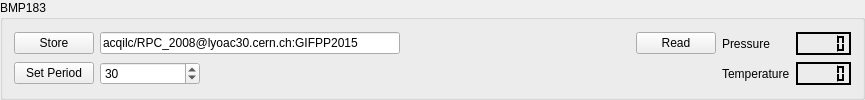
         <widget class="QGroupBox" name="groupBox_9">
          <property name="title">
           <string>BMP183</string>
          </property>
          <layout class="QGridLayout" name="gridLayout_6">
           <item row="0" column="0">
            <widget class="QPushButton" name="pbBMP183Store">
             <property name="text">
              <string>Store</string>
             </property>
            </widget>
           </item>
           <item row="0" column="1" colspan="2">
            <widget class="QLineEdit" name="leBMP183account">
             <property name="minimumSize">
              <size>
               <width>300</width>
               <height>0</height>
              </size>
             </property>
             <property name="text">
              <string>acqilc/RPC_2008@lyoac30.cern.ch:GIFPP2015</string>
             </property>
            </widget>
           </item>
           <item row="0" column="3">
            <spacer name="horizontalSpacer">
             <property name="orientation">
              <enum>Qt::Horizontal</enum>
             </property>
             <property name="sizeHint" stdset="0">
              <size>
               <width>224</width>
               <height>20</height>
              </size>
             </property>
            </spacer>
           </item>
           <item row="0" column="4">
            <widget class="QPushButton" name="pbBMP183Read">
             <property name="text">
              <string>Read</string>
             </property>
            </widget>
           </item>
           <item row="0" column="5">
            <widget class="QLabel" name="label_4">
             <property name="text">
              <string>Pressure</string>
             </property>
            </widget>
           </item>
           <item row="0" column="6">
            <widget class="QLCDNumber" name="lcdBMP183Pressure">
             <property name="palette">
              <palette>
               <active>
                <colorrole role="WindowText">
                 <brush brushstyle="SolidPattern">
                  <color alpha="255">
                   <red>255</red>
                   <green>255</green>
                   <blue>255</blue>
                  </color>
                 </brush>
                </colorrole>
                <colorrole role="Button">
                 <brush brushstyle="SolidPattern">
                  <color alpha="255">
                   <red>0</red>
                   <green>0</green>
                   <blue>0</blue>
                  </color>
                 </brush>
                </colorrole>
                <colorrole role="Light">
                 <brush brushstyle="SolidPattern">
                  <color alpha="255">
                   <red>0</red>
                   <green>0</green>
                   <blue>0</blue>
                  </color>
                 </brush>
                </colorrole>
                <colorrole role="Midlight">
                 <brush brushstyle="SolidPattern">
                  <color alpha="255">
                   <red>0</red>
                   <green>0</green>
                   <blue>0</blue>
                  </color>
                 </brush>
                </colorrole>
                <colorrole role="Dark">
                 <brush brushstyle="SolidPattern">
                  <color alpha="255">
                   <red>0</red>
                   <green>0</green>
                   <blue>0</blue>
                  </color>
                 </brush>
                </colorrole>
                <colorrole role="Mid">
                 <brush brushstyle="SolidPattern">
                  <color alpha="255">
                   <red>0</red>
                   <green>0</green>
                   <blue>0</blue>
                  </color>
                 </brush>
                </colorrole>
                <colorrole role="Text">
                 <brush brushstyle="SolidPattern">
                  <color alpha="255">
                   <red>255</red>
                   <green>255</green>
                   <blue>255</blue>
                  </color>
                 </brush>
                </colorrole>
                <colorrole role="BrightText">
                 <brush brushstyle="SolidPattern">
                  <color alpha="255">
                   <red>0</red>
                   <green>0</green>
                   <blue>0</blue>
                  </color>
                 </brush>
                </colorrole>
                <colorrole role="ButtonText">
                 <brush brushstyle="SolidPattern">
                  <color alpha="255">
                   <red>255</red>
                   <green>255</green>
                   <blue>255</blue>
                  </color>
                 </brush>
                </colorrole>
                <colorrole role="Base">
                 <brush brushstyle="SolidPattern">
                  <color alpha="255">
                   <red>0</red>
                   <green>0</green>
                   <blue>0</blue>
                  </color>
                 </brush>
                </colorrole>
                <colorrole role="Window">
                 <brush brushstyle="SolidPattern">
                  <color alpha="255">
                   <red>0</red>
                   <green>0</green>
                   <blue>0</blue>
                  </color>
                 </brush>
                </colorrole>
                <colorrole role="Shadow">
                 <brush brushstyle="SolidPattern">
                  <color alpha="255">
                   <red>0</red>
                   <green>0</green>
                   <blue>0</blue>
                  </color>
                 </brush>
                </colorrole>
                <colorrole role="AlternateBase">
                 <brush brushstyle="SolidPattern">
                  <color alpha="255">
                   <red>0</red>
                   <green>0</green>
                   <blue>0</blue>
                  </color>
                 </brush>
                </colorrole>
                <colorrole role="ToolTipBase">
                 <brush brushstyle="SolidPattern">
                  <color alpha="255">
                   <red>255</red>
                   <green>255</green>
                   <blue>220</blue>
                  </color>
                 </brush>
                </colorrole>
                <colorrole role="ToolTipText">
                 <brush brushstyle="SolidPattern">
                  <color alpha="255">
                   <red>0</red>
                   <green>0</green>
                   <blue>0</blue>
                  </color>
                 </brush>
                </colorrole>
               </active>
               <inactive>
                <colorrole role="WindowText">
                 <brush brushstyle="SolidPattern">
                  <color alpha="255">
                   <red>255</red>
                   <green>255</green>
                   <blue>255</blue>
                  </color>
                 </brush>
                </colorrole>
                <colorrole role="Button">
                 <brush brushstyle="SolidPattern">
                  <color alpha="255">
                   <red>0</red>
                   <green>0</green>
                   <blue>0</blue>
                  </color>
                 </brush>
                </colorrole>
                <colorrole role="Light">
                 <brush brushstyle="SolidPattern">
                  <color alpha="255">
                   <red>0</red>
                   <green>0</green>
                   <blue>0</blue>
                  </color>
                 </brush>
                </colorrole>
                <colorrole role="Midlight">
                 <brush brushstyle="SolidPattern">
                  <color alpha="255">
                   <red>0</red>
                   <green>0</green>
                   <blue>0</blue>
                  </color>
                 </brush>
                </colorrole>
                <colorrole role="Dark">
                 <brush brushstyle="SolidPattern">
                  <color alpha="255">
                   <red>0</red>
                   <green>0</green>
                   <blue>0</blue>
                  </color>
                 </brush>
                </colorrole>
                <colorrole role="Mid">
                 <brush brushstyle="SolidPattern">
                  <color alpha="255">
                   <red>0</red>
                   <green>0</green>
                   <blue>0</blue>
                  </color>
                 </brush>
                </colorrole>
                <colorrole role="Text">
                 <brush brushstyle="SolidPattern">
                  <color alpha="255">
                   <red>255</red>
                   <green>255</green>
                   <blue>255</blue>
                  </color>
                 </brush>
                </colorrole>
                <colorrole role="BrightText">
                 <brush brushstyle="SolidPattern">
                  <color alpha="255">
                   <red>0</red>
                   <green>0</green>
                   <blue>0</blue>
                  </color>
                 </brush>
                </colorrole>
                <colorrole role="ButtonText">
                 <brush brushstyle="SolidPattern">
                  <color alpha="255">
                   <red>255</red>
                   <green>255</green>
                   <blue>255</blue>
                  </color>
                 </brush>
                </colorrole>
                <colorrole role="Base">
                 <brush brushstyle="SolidPattern">
                  <color alpha="255">
                   <red>0</red>
                   <green>0</green>
                   <blue>0</blue>
                  </color>
                 </brush>
                </colorrole>
                <colorrole role="Window">
                 <brush brushstyle="SolidPattern">
                  <color alpha="255">
                   <red>0</red>
                   <green>0</green>
                   <blue>0</blue>
                  </color>
                 </brush>
                </colorrole>
                <colorrole role="Shadow">
                 <brush brushstyle="SolidPattern">
                  <color alpha="255">
                   <red>0</red>
                   <green>0</green>
                   <blue>0</blue>
                  </color>
                 </brush>
                </colorrole>
                <colorrole role="AlternateBase">
                 <brush brushstyle="SolidPattern">
                  <color alpha="255">
                   <red>0</red>
                   <green>0</green>
                   <blue>0</blue>
                  </color>
                 </brush>
                </colorrole>
                <colorrole role="ToolTipBase">
                 <brush brushstyle="SolidPattern">
                  <color alpha="255">
                   <red>255</red>
                   <green>255</green>
                   <blue>220</blue>
                  </color>
                 </brush>
                </colorrole>
                <colorrole role="ToolTipText">
                 <brush brushstyle="SolidPattern">
                  <color alpha="255">
                   <red>0</red>
                   <green>0</green>
                   <blue>0</blue>
                  </color>
                 </brush>
                </colorrole>
               </inactive>
               <disabled>
                <colorrole role="WindowText">
                 <brush brushstyle="SolidPattern">
                  <color alpha="255">
                   <red>0</red>
                   <green>0</green>
                   <blue>0</blue>
                  </color>
                 </brush>
                </colorrole>
                <colorrole role="Button">
                 <brush brushstyle="SolidPattern">
                  <color alpha="255">
                   <red>0</red>
                   <green>0</green>
                   <blue>0</blue>
                  </color>
                 </brush>
                </colorrole>
                <colorrole role="Light">
                 <brush brushstyle="SolidPattern">
                  <color alpha="255">
                   <red>0</red>
                   <green>0</green>
                   <blue>0</blue>
                  </color>
                 </brush>
                </colorrole>
                <colorrole role="Midlight">
                 <brush brushstyle="SolidPattern">
                  <color alpha="255">
                   <red>0</red>
                   <green>0</green>
                   <blue>0</blue>
                  </color>
                 </brush>
                </colorrole>
                <colorrole role="Dark">
                 <brush brushstyle="SolidPattern">
                  <color alpha="255">
                   <red>0</red>
                   <green>0</green>
                   <blue>0</blue>
                  </color>
                 </brush>
                </colorrole>
                <colorrole role="Mid">
                 <brush brushstyle="SolidPattern">
                  <color alpha="255">
                   <red>0</red>
                   <green>0</green>
                   <blue>0</blue>
                  </color>
                 </brush>
                </colorrole>
                <colorrole role="Text">
                 <brush brushstyle="SolidPattern">
                  <color alpha="255">
                   <red>0</red>
                   <green>0</green>
                   <blue>0</blue>
                  </color>
                 </brush>
                </colorrole>
                <colorrole role="BrightText">
                 <brush brushstyle="SolidPattern">
                  <color alpha="255">
                   <red>0</red>
                   <green>0</green>
                   <blue>0</blue>
                  </color>
                 </brush>
                </colorrole>
                <colorrole role="ButtonText">
                 <brush brushstyle="SolidPattern">
                  <color alpha="255">
                   <red>0</red>
                   <green>0</green>
                   <blue>0</blue>
                  </color>
                 </brush>
                </colorrole>
                <colorrole role="Base">
                 <brush brushstyle="SolidPattern">
                  <color alpha="255">
                   <red>0</red>
                   <green>0</green>
                   <blue>0</blue>
                  </color>
                 </brush>
                </colorrole>
                <colorrole role="Window">
                 <brush brushstyle="SolidPattern">
                  <color alpha="255">
                   <red>0</red>
                   <green>0</green>
                   <blue>0</blue>
                  </color>
                 </brush>
                </colorrole>
                <colorrole role="Shadow">
                 <brush brushstyle="SolidPattern">
                  <color alpha="255">
                   <red>0</red>
                   <green>0</green>
                   <blue>0</blue>
                  </color>
                 </brush>
                </colorrole>
                <colorrole role="AlternateBase">
                 <brush brushstyle="SolidPattern">
                  <color alpha="255">
                   <red>0</red>
                   <green>0</green>
                   <blue>0</blue>
                  </color>
                 </brush>
                </colorrole>
                <colorrole role="ToolTipBase">
                 <brush brushstyle="SolidPattern">
                  <color alpha="255">
                   <red>255</red>
                   <green>255</green>
                   <blue>220</blue>
                  </color>
                 </brush>
                </colorrole>
                <colorrole role="ToolTipText">
                 <brush brushstyle="SolidPattern">
                  <color alpha="255">
                   <red>0</red>
                   <green>0</green>
                   <blue>0</blue>
                  </color>
                 </brush>
                </colorrole>
               </disabled>
              </palette>
             </property>
             <property name="smallDecimalPoint">
              <bool>true</bool>
             </property>
            </widget>
           </item>
           <item row="1" column="0">
            <widget class="QPushButton" name="pbBMP183SetPeriod">
             <property name="text">
              <string>Set Period</string>
             </property>
            </widget>
           </item>
           <item row="1" column="1">
            <widget class="QSpinBox" name="sbBMP183Period">
             <property name="maximumSize">
              <size>
               <width>100</width>
               <height>16777215</height>
              </size>
             </property>
             <property name="minimum">
              <number>1</number>
             </property>
             <property name="maximum">
              <number>3600</number>
             </property>
             <property name="value">
              <number>30</number>
             </property>
            </widget>
           </item>
           <item row="1" column="2" colspan="2">
            <spacer name="horizontalSpacer_3">
             <property name="orientation">
              <enum>Qt::Horizontal</enum>
             </property>
             <property name="sizeHint" stdset="0">
              <size>
               <width>424</width>
               <height>20</height>
              </size>
             </property>
            </spacer>
           </item>
           <item row="1" column="5">
            <widget class="QLabel" name="label_5">
             <property name="text">
              <string>Temperature</string>
             </property>
            </widget>
           </item>
           <item row="1" column="6">
            <widget class="QLCDNumber" name="lcdBMP183Temperature">
             <property name="palette">
              <palette>
               <active>
                <colorrole role="WindowText">
                 <brush brushstyle="SolidPattern">
                  <color alpha="255">
                   <red>255</red>
                   <green>255</green>
                   <blue>255</blue>
                  </color>
                 </brush>
                </colorrole>
                <colorrole role="Button">
                 <brush brushstyle="SolidPattern">
                  <color alpha="255">
                   <red>0</red>
                   <green>0</green>
                   <blue>0</blue>
                  </color>
                 </brush>
                </colorrole>
                <colorrole role="Light">
                 <brush brushstyle="SolidPattern">
                  <color alpha="255">
                   <red>0</red>
                   <green>0</green>
                   <blue>0</blue>
                  </color>
                 </brush>
                </colorrole>
                <colorrole role="Midlight">
                 <brush brushstyle="SolidPattern">
                  <color alpha="255">
                   <red>0</red>
                   <green>0</green>
                   <blue>0</blue>
                  </color>
                 </brush>
                </colorrole>
                <colorrole role="Dark">
                 <brush brushstyle="SolidPattern">
                  <color alpha="255">
                   <red>0</red>
                   <green>0</green>
                   <blue>0</blue>
                  </color>
                 </brush>
                </colorrole>
                <colorrole role="Mid">
                 <brush brushstyle="SolidPattern">
                  <color alpha="255">
                   <red>0</red>
                   <green>0</green>
                   <blue>0</blue>
                  </color>
                 </brush>
                </colorrole>
                <colorrole role="Text">
                 <brush brushstyle="SolidPattern">
                  <color alpha="255">
                   <red>255</red>
                   <green>255</green>
                   <blue>255</blue>
                  </color>
                 </brush>
                </colorrole>
                <colorrole role="BrightText">
                 <brush brushstyle="SolidPattern">
                  <color alpha="255">
                   <red>255</red>
                   <green>255</green>
                   <blue>255</blue>
                  </color>
                 </brush>
                </colorrole>
                <colorrole role="ButtonText">
                 <brush brushstyle="SolidPattern">
                  <color alpha="255">
                   <red>255</red>
                   <green>255</green>
                   <blue>255</blue>
                  </color>
                 </brush>
                </colorrole>
                <colorrole role="Base">
                 <brush brushstyle="SolidPattern">
                  <color alpha="255">
                   <red>0</red>
                   <green>0</green>
                   <blue>0</blue>
                  </color>
                 </brush>
                </colorrole>
                <colorrole role="Window">
                 <brush brushstyle="SolidPattern">
                  <color alpha="255">
                   <red>0</red>
                   <green>0</green>
                   <blue>0</blue>
                  </color>
                 </brush>
                </colorrole>
                <colorrole role="Shadow">
                 <brush brushstyle="SolidPattern">
                  <color alpha="255">
                   <red>0</red>
                   <green>0</green>
                   <blue>0</blue>
                  </color>
                 </brush>
                </colorrole>
                <colorrole role="AlternateBase">
                 <brush brushstyle="SolidPattern">
                  <color alpha="255">
                   <red>0</red>
                   <green>0</green>
                   <blue>0</blue>
                  </color>
                 </brush>
                </colorrole>
                <colorrole role="ToolTipBase">
                 <brush brushstyle="SolidPattern">
                  <color alpha="255">
                   <red>255</red>
                   <green>255</green>
                   <blue>220</blue>
                  </color>
                 </brush>
                </colorrole>
                <colorrole role="ToolTipText">
                 <brush brushstyle="SolidPattern">
                  <color alpha="255">
                   <red>0</red>
                   <green>0</green>
                   <blue>0</blue>
                  </color>
                 </brush>
                </colorrole>
               </active>
               <inactive>
                <colorrole role="WindowText">
                 <brush brushstyle="SolidPattern">
                  <color alpha="255">
                   <red>255</red>
                   <green>255</green>
                   <blue>255</blue>
                  </color>
                 </brush>
                </colorrole>
                <colorrole role="Button">
                 <brush brushstyle="SolidPattern">
                  <color alpha="255">
                   <red>0</red>
                   <green>0</green>
                   <blue>0</blue>
                  </color>
                 </brush>
                </colorrole>
                <colorrole role="Light">
                 <brush brushstyle="SolidPattern">
                  <color alpha="255">
                   <red>0</red>
                   <green>0</green>
                   <blue>0</blue>
                  </color>
                 </brush>
                </colorrole>
                <colorrole role="Midlight">
                 <brush brushstyle="SolidPattern">
                  <color alpha="255">
                   <red>0</red>
                   <green>0</green>
                   <blue>0</blue>
                  </color>
                 </brush>
                </colorrole>
                <colorrole role="Dark">
                 <brush brushstyle="SolidPattern">
                  <color alpha="255">
                   <red>0</red>
                   <green>0</green>
                   <blue>0</blue>
                  </color>
                 </brush>
                </colorrole>
                <colorrole role="Mid">
                 <brush brushstyle="SolidPattern">
                  <color alpha="255">
                   <red>0</red>
                   <green>0</green>
                   <blue>0</blue>
                  </color>
                 </brush>
                </colorrole>
                <colorrole role="Text">
                 <brush brushstyle="SolidPattern">
                  <color alpha="255">
                   <red>255</red>
                   <green>255</green>
                   <blue>255</blue>
                  </color>
                 </brush>
                </colorrole>
                <colorrole role="BrightText">
                 <brush brushstyle="SolidPattern">
                  <color alpha="255">
                   <red>255</red>
                   <green>255</green>
                   <blue>255</blue>
                  </color>
                 </brush>
                </colorrole>
                <colorrole role="ButtonText">
                 <brush brushstyle="SolidPattern">
                  <color alpha="255">
                   <red>255</red>
                   <green>255</green>
                   <blue>255</blue>
                  </color>
                 </brush>
                </colorrole>
                <colorrole role="Base">
                 <brush brushstyle="SolidPattern">
                  <color alpha="255">
                   <red>0</red>
                   <green>0</green>
                   <blue>0</blue>
                  </color>
                 </brush>
                </colorrole>
                <colorrole role="Window">
                 <brush brushstyle="SolidPattern">
                  <color alpha="255">
                   <red>0</red>
                   <green>0</green>
                   <blue>0</blue>
                  </color>
                 </brush>
                </colorrole>
                <colorrole role="Shadow">
                 <brush brushstyle="SolidPattern">
                  <color alpha="255">
                   <red>0</red>
                   <green>0</green>
                   <blue>0</blue>
                  </color>
                 </brush>
                </colorrole>
                <colorrole role="AlternateBase">
                 <brush brushstyle="SolidPattern">
                  <color alpha="255">
                   <red>0</red>
                   <green>0</green>
                   <blue>0</blue>
                  </color>
                 </brush>
                </colorrole>
                <colorrole role="ToolTipBase">
                 <brush brushstyle="SolidPattern">
                  <color alpha="255">
                   <red>255</red>
                   <green>255</green>
                   <blue>220</blue>
                  </color>
                 </brush>
                </colorrole>
                <colorrole role="ToolTipText">
                 <brush brushstyle="SolidPattern">
                  <color alpha="255">
                   <red>0</red>
                   <green>0</green>
                   <blue>0</blue>
                  </color>
                 </brush>
                </colorrole>
               </inactive>
               <disabled>
                <colorrole role="WindowText">
                 <brush brushstyle="SolidPattern">
                  <color alpha="255">
                   <red>0</red>
                   <green>0</green>
                   <blue>0</blue>
                  </color>
                 </brush>
                </colorrole>
                <colorrole role="Button">
                 <brush brushstyle="SolidPattern">
                  <color alpha="255">
                   <red>0</red>
                   <green>0</green>
                   <blue>0</blue>
                  </color>
                 </brush>
                </colorrole>
                <colorrole role="Light">
                 <brush brushstyle="SolidPattern">
                  <color alpha="255">
                   <red>0</red>
                   <green>0</green>
                   <blue>0</blue>
                  </color>
                 </brush>
                </colorrole>
                <colorrole role="Midlight">
                 <brush brushstyle="SolidPattern">
                  <color alpha="255">
                   <red>0</red>
                   <green>0</green>
                   <blue>0</blue>
                  </color>
                 </brush>
                </colorrole>
                <colorrole role="Dark">
                 <brush brushstyle="SolidPattern">
                  <color alpha="255">
                   <red>0</red>
                   <green>0</green>
                   <blue>0</blue>
                  </color>
                 </brush>
                </colorrole>
                <colorrole role="Mid">
                 <brush brushstyle="SolidPattern">
                  <color alpha="255">
                   <red>0</red>
                   <green>0</green>
                   <blue>0</blue>
                  </color>
                 </brush>
                </colorrole>
                <colorrole role="Text">
                 <brush brushstyle="SolidPattern">
                  <color alpha="255">
                   <red>0</red>
                   <green>0</green>
                   <blue>0</blue>
                  </color>
                 </brush>
                </colorrole>
                <colorrole role="BrightText">
                 <brush brushstyle="SolidPattern">
                  <color alpha="255">
                   <red>255</red>
                   <green>255</green>
                   <blue>255</blue>
                  </color>
                 </brush>
                </colorrole>
                <colorrole role="ButtonText">
                 <brush brushstyle="SolidPattern">
                  <color alpha="255">
                   <red>0</red>
                   <green>0</green>
                   <blue>0</blue>
                  </color>
                 </brush>
                </colorrole>
                <colorrole role="Base">
                 <brush brushstyle="SolidPattern">
                  <color alpha="255">
                   <red>0</red>
                   <green>0</green>
                   <blue>0</blue>
                  </color>
                 </brush>
                </colorrole>
                <colorrole role="Window">
                 <brush brushstyle="SolidPattern">
                  <color alpha="255">
                   <red>0</red>
                   <green>0</green>
                   <blue>0</blue>
                  </color>
                 </brush>
                </colorrole>
                <colorrole role="Shadow">
                 <brush brushstyle="SolidPattern">
                  <color alpha="255">
                   <red>0</red>
                   <green>0</green>
                   <blue>0</blue>
                  </color>
                 </brush>
                </colorrole>
                <colorrole role="AlternateBase">
                 <brush brushstyle="SolidPattern">
                  <color alpha="255">
                   <red>0</red>
                   <green>0</green>
                   <blue>0</blue>
                  </color>
                 </brush>
                </colorrole>
                <colorrole role="ToolTipBase">
                 <brush brushstyle="SolidPattern">
                  <color alpha="255">
                   <red>255</red>
                   <green>255</green>
                   <blue>220</blue>
                  </color>
                 </brush>
                </colorrole>
                <colorrole role="ToolTipText">
                 <brush brushstyle="SolidPattern">
                  <color alpha="255">
                   <red>0</red>
                   <green>0</green>
                   <blue>0</blue>
                  </color>
                 </brush>
                </colorrole>
               </disabled>
              </palette>
             </property>
             <property name="smallDecimalPoint">
              <bool>true</bool>
             </property>
            </widget>
           </item>
          </layout>
         </widget>
